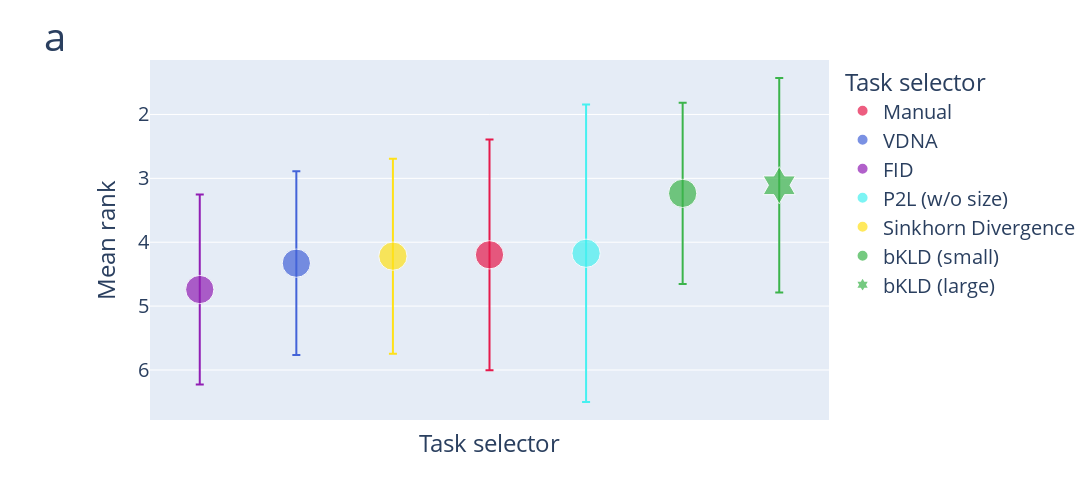

The cell this chart's notebook holds for it:
### Code cell
fig = px.scatter(plot_df, x='algorithm', y='mean', error_y='std', color_discrete_map=color_map, color='algorithm',
                 symbol='algorithm', symbol_map=symbol_map, size=[7] * len(plot_df),
                 labels={'algorithm': 'Task selector', 'mean': 'Mean rank'}
                 )
fig.update_layout(template='plotly', font_size=20, width=1200, height=500)
fig.for_each_yaxis(lambda a: a.update(tickvals=list(range(1, len(comp_distances) + 1)), autorange='reversed'))
fig.update_layout(showlegend=True)  # omit legend
fig.for_each_trace(lambda trace: trace.update(legendrank=1000 + plot_order.index(trace.name)) if trace.showlegend else 1000)
fig.update_xaxes({'tickvals': [''] * len(comp_distances)})  # remove labels
fig.update_layout(margin={'l': 150})
fig.add_annotation(
    showarrow=False,
    xanchor='center',
    xref='paper', yref='paper', text='a', x=-0.14, y=1.15, font=dict(size=40))
fig.write_image(FIG_PATH / 'fig_all_probes.png')
fig.write_image(FIG_PATH / 'fig_all_probes.pdf')
fig.show()

### Figure 1 — Plotly figure (JSON) as saved in the notebook; plotly's stock layout.template omitted (floating-point values rounded to 4 significant figures)
{"data": [{"error_y": {"array": [1.487]}, "hovertemplate": "Task selector=%{x}<br>Mean rank=%{y}<br>size=%{marker.size}<extra></extra>", "legendgroup": "FID", "marker": {"color": "rgb(145, 30, 180)", "size": [7], "sizemode": "area", "sizeref": 0.0175, "symbol": "circle"}, "mode": "markers", "name": "FID", "orientation": "v", "showlegend": true, "x": ["FID"], "xaxis": "x", "y": [4.741], "yaxis": "y", "type": "scatter", "legendrank": 1003}, {"error_y": {"array": [1.438]}, "hovertemplate": "Task selector=%{x}<br>Mean rank=%{y}<br>size=%{marker.size}<extra></extra>", "legendgroup": "VDNA", "marker": {"color": "rgb(67, 99, 216)", "size": [7], "sizemode": "area", "sizeref": 0.0175, "symbol": "circle"}, "mode": "markers", "name": "VDNA", "orientation": "v", "showlegend": true, "x": ["VDNA"], "xaxis": "x", "y": [4.328], "yaxis": "y", "type": "scatter", "legendrank": 1001}, {"error_y": {"array": [1.526]}, "hovertemplate": "Task selector=%{x}<br>Mean rank=%{y}<br>size=%{marker.size}<extra></extra>", "legendgroup": "Sinkhorn Divergence", "marker": {"color": "rgb(255, 225, 25)", "size": [7], "sizemode": "area", "sizeref": 0.0175, "symbol": "circle"}, "mode": "markers", "name": "Sinkhorn Divergence", "orientation": "v", "showlegend": true, "x": ["Sinkhorn Divergence"], "xaxis": "x", "y": [4.218], "yaxis": "y", "type": "scatter", "legendrank": 1005}, {"error_y": {"array": [1.807]}, "hovertemplate": "Task selector=%{x}<br>Mean rank=%{y}<br>size=%{marker.size}<extra></extra>", "legendgroup": "Manual", "marker": {"color": "rgb(230, 25, 75)", "size": [7], "sizemode": "area", "sizeref": 0.0175, "symbol": "circle"}, "mode": "markers", "name": "Manual", "orientation": "v", "showlegend": true, "x": ["Manual"], "xaxis": "x", "y": [4.197], "yaxis": "y", "type": "scatter", "legendrank": 1000}, {"error_y": {"array": [2.329]}, "hovertemplate": "Task selector=%{x}<br>Mean rank=%{y}<br>size=%{marker.size}<extra></extra>", "legendgroup": "P2L (w/o size)", "marker": {"color": "rgb(70, 240, 240)", "size": [7], "sizemode": "area", "sizeref": 0.0175, "symbol": "circle"}, "mode": "markers", "name": "P2L (w/o size)", "orientation": "v", "showlegend": true, "x": ["P2L (w/o size)"], "xaxis": "x", "y": [4.173], "yaxis": "y", "type": "scatter", "legendrank": 1004}, {"error_y": {"array": [1.419]}, "hovertemplate": "Task selector=%{x}<br>Mean rank=%{y}<br>size=%{marker.size}<extra></extra>", "legendgroup": "bKLD (small)", "marker": {"color": "rgb(60, 180, 75)", "size": [7], "sizemode": "area", "sizeref": 0.0175, "symbol": "circle"}, "mode": "markers", "name": "bKLD (small)", "orientation": "v", "showlegend": true, "x": ["bKLD (small)"], "xaxis": "x", "y": [3.235], "yaxis": "y", "type": "scatter", "legendrank": 1006}, {"error_y": {"array": [1.679]}, "hovertemplate": "Task selector=%{x}<br>Mean rank=%{y}<br>size=%{marker.size}<extra></extra>", "legendgroup": "bKLD (large)", "marker": {"color": "rgb(60, 180, 75)", "size": [7], "sizemode": "area", "sizeref": 0.0175, "symbol": "hexagram"}, "mode": "markers", "name": "bKLD (large)", "orientation": "v", "showlegend": true, "x": ["bKLD (large)"], "xaxis": "x", "y": [3.108], "yaxis": "y", "type": "scatter", "legendrank": 1007}], "layout": {"xaxis": {"anchor": "y", "domain": [0.0, 1.0], "title": {"text": "Task selector"}, "categoryorder": "array", "categoryarray": ["FID", "VDNA", "Sinkhorn Divergence", "Manual", "P2L (w/o size)", "bKLD (small)", "bKLD (large)"], "tickvals": ["", "", "", "", "", "", ""]}, "yaxis": {"anchor": "x", "domain": [0.0, 1.0], "title": {"text": "Mean rank"}, "tickvals": [1, 2, 3, 4, 5, 6, 7], "autorange": "reversed"}, "legend": {"title": {"text": "Task selector"}, "tracegroupgap": 0, "itemsizing": "constant"}, "margin": {"t": 60, "l": 150}, "font": {"size": 20}, "width": 1200, "height": 500, "showlegend": true, "annotations": [{"font": {"size": 40}, "showarrow": false, "text": "a", "x": -0.14, "xanchor": "center", "xref": "paper", "y": 1.15, "yref": "paper"}]}}
